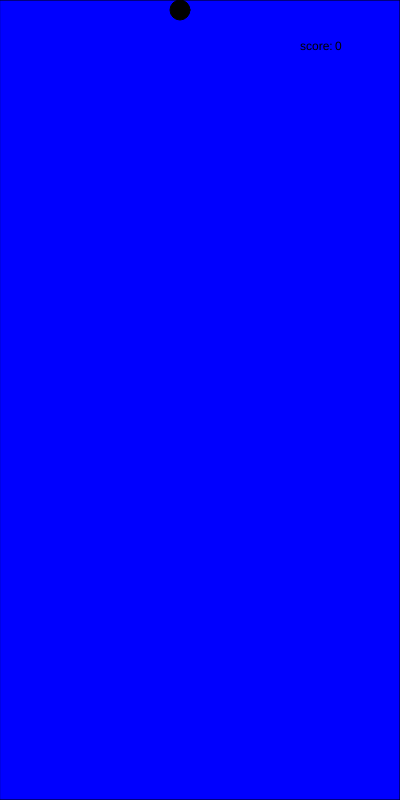
Frame 1 (no input)
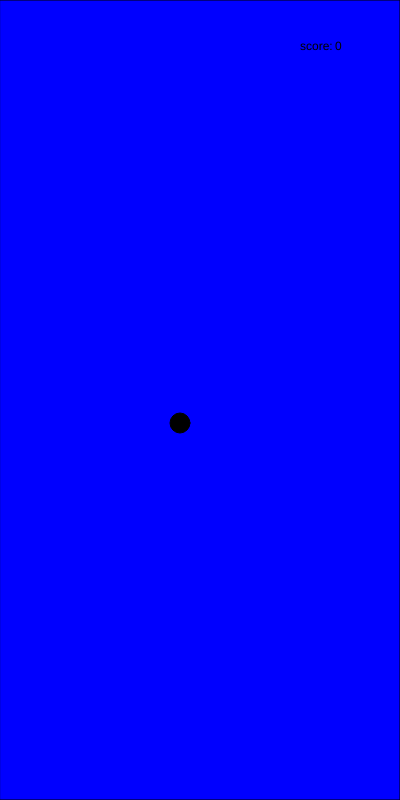
Frame 60 (no input)
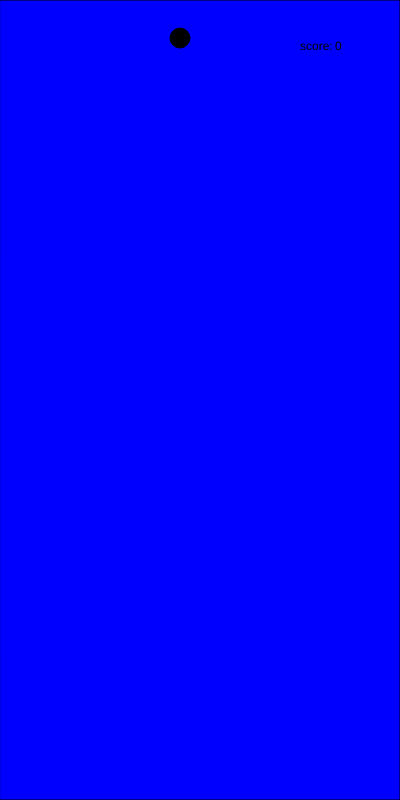
Frame 120 (the mouse pressed at the canvas centre since frame 60)

The p5.js sketch that drew these frames (run headless with seeded random() and noise() and a simulated clock; from frame 60 on, the mouse is pressed at the canvas centre):

// p5.js sketch
// ── sketch.js
var by=0
var myscore=0

function setup() {
  createCanvas(400, 800);
}

function draw() {
  background(1);
  fill('blue')
  rect(0, 0, 400, 800)
  fill('black')
  ellipse(180, 10+ by, 20, 20)
  by=by+7
  if (by>800) {
    by= 0
  }
text('score:', 300, 50)
text(myscore, 335, 50)
     
}
